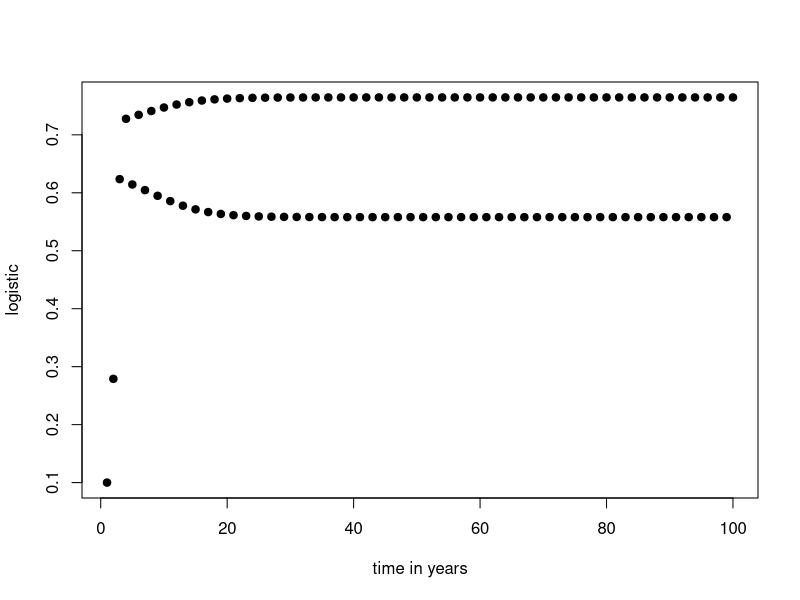

The R script that drew this image:
moverings=function(numrings,frompole,topole){
  
if (numrings==1) {
  
cat("move ring 1 from pole",frompole,"to pole",topole,"\n")  
  
}else{
  
sparepole=6-frompole-topole
moverings(numrings-1,frompole,sparepole)
cat("move ring",numrings,"from pole",frompole,"to pole",topole,"\n")
moverings(numrings-1,sparepole,topole)
} 
 return(invisible(NULL)) 
  
}

moverings(3,1,3)

moverings(2,1,3)





logistic=function(n,r,x1){
fx=c()
x=c()

x[1]=x1
for (i in 1:(n-1)){
  
  if(((r>=0&r<=4)&(x[i]>=0&x[i]<=1))){
    
    fx[i]=r*x[i]*(1-x[i])
    
      x[i+1]=fx[i]
    
  }else {
   fx= cat("check x or r value") 
    
  }

}
#return(x)
graph=plot(seq(1,n),x,ylab="logistic",xlab="time in years",pch=19)
return(graph)

}

logistic(n=100,3.1,x1=0.1)


